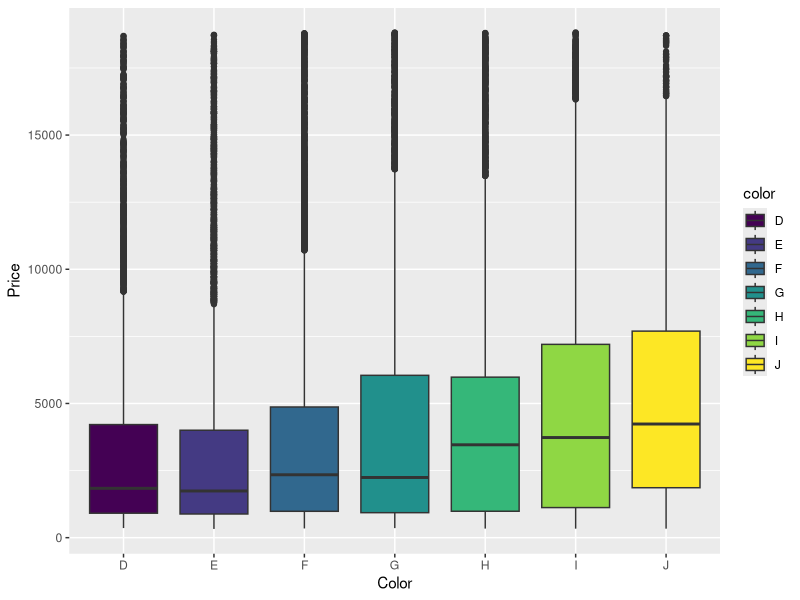

This figure's R source:
# Investigate the price of diamonds using box plots,
# numerical summaries, and one of the following categorical
# variables: cut, clarity, or color.

# There won't be a solution video for this
# exercise so go to the discussion thread for either
# BOXPLOTS BY CLARITY, BOXPLOT BY COLOR, or BOXPLOTS BY CUT
# to share you thoughts and to
# see what other people found.

# You can save images by using the ggsave() command.
# ggsave() will save the last plot created.
# For example...
#                  qplot(x = price, data = diamonds)
#                  ggsave('priceHistogram.png')

# ggsave currently recognises the extensions eps/ps, tex (pictex),
# pdf, jpeg, tiff, png, bmp, svg and wmf (windows only).

# Copy and paste all of the code that you used for
# your investigation, and submit it when you are ready.
# =================================================================

library("ggplot2")
data("diamonds")

plot <- ggplot(data = diamonds, aes(y = price, x = color, fill = color)) +
  geom_boxplot() +
  ylab("Price") +
  xlab("Color")

print(plot)